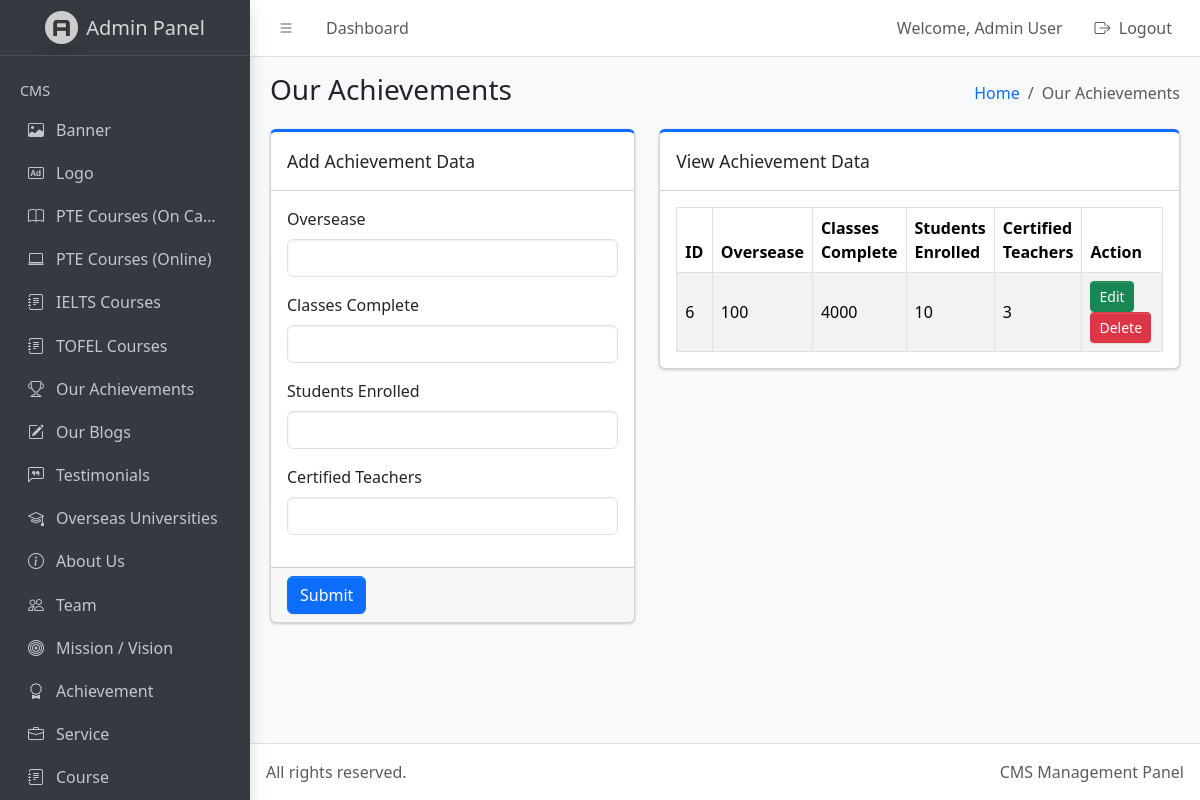
The app's page /admin/dist/our-achievements.php (signed in) with its own data.
### tables this page shows
CREATE TABLE `our_achivements` (
  `id` int(11) NOT NULL,
  `oversease` varchar(100) NOT NULL,
  `classes_complete` varchar(100) NOT NULL,
  `students_enrolled` varchar(100) NOT NULL,
  `certified_teachers` varchar(100) NOT NULL,
  `created_at` timestamp NOT NULL DEFAULT current_timestamp()
);

### admin/dist/our-achievements.php (the view, shortened to what this page needs)
<?php
require_once '../../db.php';
$edit_mode = false;
$edit_data = [
    'id' => '',
    'oversease' => '',
    'classes_complete' => '',
    'students_enrolled' => '',
    'certified_teachers' => ''
];
?>
<!doctype html>
<html lang="en">
  <head>
    <link
      rel="stylesheet"
      href="https://cdn.jsdelivr.net/npm/@fontsource/source-sans-3@5.0.12/index.css"
      media="print"
      onload="this.media='all'"
    />
    <link
      rel="stylesheet"
      href="https://cdn.jsdelivr.net/npm/overlayscrollbars@2.11.0/styles/overlayscrollbars.min.css"
    />
    <link
      rel="stylesheet"
      href="https://cdn.jsdelivr.net/npm/bootstrap-icons@1.13.1/font/bootstrap-icons.min.css"
    />
    <link rel="stylesheet" href="./css/adminlte.css" />
  </head>
  <body class="layout-fixed sidebar-expand-lg bg-body-tertiary">
    <div class="app-wrapper">
      <nav class="app-header navbar navbar-expand bg-body">
        <div class="container-fluid">
          <ul class="navbar-nav">
            <li class="nav-item">
              <a class="nav-link" data-lte-toggle="sidebar" href="#" role="button">
                <i class="bi bi-list"></i>
              </a>
            </li>
            <li class="nav-item d-none d-md-block">
              <a href="index.php" class="nav-link">Dashboard</a>
            </li>
          </ul>
          <ul class="navbar-nav ms-auto">
            <li class="nav-item d-none d-md-block">
              <span class="nav-link">
                Welcome,
                <?php echo isset($_SESSION['name']) ? htmlspecialchars($_SESSION['name']) : 'Admin'; ?>
              </span>
            </li>
            <li class="nav-item">
              <a href="logout.php" class="nav-link">
                <i class="bi bi-box-arrow-right me-1"></i> Logout
              </a>
            </li>
          </ul>
        </div>
      </nav>
      <aside class="app-sidebar bg-body-secondary shadow" data-bs-theme="dark">
        <div class="sidebar-brand">
          <a href="index.php" class="brand-link">
            <img
              src="./assets/img/AdminLTELogo.png"
              alt="Admin Logo"
              class="brand-image opacity-75 shadow"
            />
            <span class="brand-text fw-light">Admin Panel</span>
          </a>
        </div>
        <div class="sidebar-wrapper">
          <nav class="mt-2">
  <ul
    class="nav sidebar-menu flex-column"
    data-lte-toggle="treeview"
    role="navigation"
    aria-label="Main navigation"
    data-accordion="false"
    id="navigation"
  >
    <li class="nav-header">CMS</li>
    <li class="nav-item">
      <a href="index.php" class="nav-link">
        <i class="nav-icon bi bi-image"></i>
        <p>Banner</p>
      </a>
    </li>
    <li class="nav-item">
      <a href="logo.php" class="nav-link">
        <i class="nav-icon bi bi-badge-ad"></i>
        <p>Logo</p>
      </a>
    </li>
    <li class="nav-item">
      <a href="pte-courses-campus.php" class="nav-link">
        <i class="nav-icon bi bi-book"></i>
        <p>PTE Courses (On Campus)</p>
      </a>
    </li>
    <li class="nav-item">
      <a href="pte-courses-online.php" class="nav-link">
        <i class="nav-icon bi bi-laptop"></i>
        <p>PTE Courses (Online)</p>
      </a>
    </li>
    <li class="nav-item">
      <a href="ielts-courses.php" class="nav-link">
        <i class="nav-icon bi bi-journal-text"></i>
        <p>IELTS Courses</p>
      </a>
    </li>
    <li class="nav-item">
      <a href="tofel-courses.php" class="nav-link">
        <i class="nav-icon bi bi-journal-text"></i>
        <p>TOFEL Courses</p>
      </a>
    </li>
    <li class="nav-item">
      <a href="our-achievements.php" class="nav-link">
        <i class="nav-icon bi bi-trophy"></i>
        <p>Our Achievements</p>
      </a>
    </li>
    <li class="nav-item">
      <a href="blogs.php" class="nav-link">
        <i class="nav-icon bi bi-pencil-square"></i>
        <p>Our Blogs</p>
      </a>
    </li>
    <li class="nav-item">
      <a href="testimonials.php" class="nav-link">
        <i class="nav-icon bi bi-chat-left-quote"></i>
        <p>Testimonials</p>
      </a>
    </li>
    <li class="nav-item">
      <a href="overseas-universities.php" class="nav-link">
        <i class="nav-icon bi bi-mortarboard"></i>
        <p>Overseas Universities</p>
      </a>
    </li>
    <li class="nav-item">
      <a href="about-us.php" class="nav-link">
        <i class="nav-icon bi bi-info-circle"></i>
        <p>About Us</p>
      </a>
    </li>
    <li class="nav-item">
      <a href="team.php" class="nav-link">
        <i class="nav-icon bi bi-people"></i>
        <p>Team</p>
      </a>
    </li>
    <li class="nav-item">
      <a href="mission-vision.php" class="nav-link">
        <i class="nav-icon bi bi-bullseye"></i>
        <p>Mission / Vision</p>
      </a>
    </li>
    <li class="nav-item">
      <a href="achievement.php" class="nav-link">
        <i class="nav-icon bi bi-award"></i>
        <p>Achievement</p>
      </a>
    </li>
    <li class="nav-item">
      <a href="services.php" class="nav-link">
        <i class="nav-icon bi bi-briefcase"></i>
        <p>
          Service
        </p>
      </a>
    </li>
    <li class="nav-item">
      <a href="courses.php" class="nav-link">
        <i class="nav-icon bi bi-journal-text"></i>
        <p>
          Course
        </p>
      </a>
    </li>
  </ul>
</nav>
        </div>
      </aside>
      <main class="app-main">
        <div class="app-content-header">
          <div class="container-fluid">
            <div class="row">
              <div class="col-sm-6">
                <h3 class="mb-0">Our Achievements</h3>
              </div>
              <div class="col-sm-6">
                <ol class="breadcrumb float-sm-end">
                  <li class="breadcrumb-item"><a href="index.php">Home</a></li>
                  <li class="breadcrumb-item active" aria-current="page">Our Achievements</li>
                </ol>
              </div>
            </div>
          </div>
        </div>
        <div class="app-content">
          <div class="container-fluid">
            <div class="row">
              <div class="col-md-5">
                <div class="card card-primary card-outline mb-4">
                  <div class="card-header">
                    <div class="card-title">
                      <?php echo $edit_mode ? 'Edit Achievement Data' : 'Add Achievement Data'; ?>
                    </div>
                  </div>
                  <form action="" method="post">
                    <div class="card-body">
                      <div class="mb-3">
                        <label class="form-label">Oversease</label>
                        <input
                          type="text"
                          name="oversease"
                          class="form-control"
                          value="<?php echo htmlspecialchars($edit_data['oversease']); ?>"
                        >
                      </div>
                      <div class="mb-3">
                        <label class="form-label">Classes Complete</label>
                        <input
                          type="text"
                          name="classes_complete"
                          class="form-control"
                          value="<?php echo htmlspecialchars($edit_data['classes_complete']); ?>"
                        >
                      </div>
                      <div class="mb-3">
                        <label class="form-label">Students Enrolled</label>
                        <input
                          type="text"
                          name="students_enrolled"
                          class="form-control"
                          value="<?php echo htmlspecialchars($edit_data['students_enrolled']); ?>"
                        >
                      </div>
                      <div class="mb-3">
                        <label class="form-label">Certified Teachers</label>
                        <input
                          type="text"
                          name="certified_teachers"
                          class="form-control"
                          value="<?php echo htmlspecialchars($edit_data['certified_teachers']); ?>"
                        >
                      </div>
                    </div>
                    <div class="card-footer">
                      <button type="submit" name="submit_achievement" class="btn btn-primary">
                        <?php echo $edit_mode ? 'Update' : 'Submit'; ?>
                      </button>
                    </div>
                  </form>
                </div>
              </div>
              <div class="col-md-7">
                <div class="card card-primary card-outline mb-4">
                  <div class="card-header">
                    <div class="card-title">View Achievement Data</div>
                  </div>
                  <div class="card-body table-responsive">
                    <table class="table table-bordered table-striped align-middle">
                      <thead>
                        <tr>
                          <th style="width: 50px;">ID</th>
                          <th>Oversease</th>
                          <th>Classes Complete</th>
                          <th>Students Enrolled</th>
                          <th>Certified Teachers</th>
                          <th style="width: 150px;">Action</th>
                        </tr>
                      </thead>
                      <tbody>
                        <?php
                        $achievement_query = mysqli_query($conn, "SELECT * FROM our_achivements ORDER BY id DESC");
                        if ($achievement_query && mysqli_num_rows($achievement_query) > 0) {
                            while ($row = mysqli_fetch_assoc($achievement_query)) {
                        ?>
                          <tr>
                            <td><?php echo $row['id']; ?></td>
                            <td><?php echo htmlspecialchars($row['oversease']); ?></td>
                            <td><?php echo htmlspecialchars($row['classes_complete']); ?></td>
                            <td><?php echo htmlspecialchars($row['students_enrolled']); ?></td>
                            <td><?php echo htmlspecialchars($row['certified_teachers']); ?></td>
                            <td>
                              <a
                                href="our-achievements.php?edit_id=<?php echo $row['id']; ?>"
                                class="btn btn-success btn-sm"
                              >
                                Edit
                              </a>
                              <a
                                href="our-achievements.php?delete_id=<?php echo $row['id']; ?>"
                                class="btn btn-danger btn-sm"
                                onclick="return confirm('Are you sure you want to delete this data?')"
                              >
                                Delete
                              </a>
                            </td>
                          </tr>
                        <?php
                            }
                        } else {
                        ?>
                          <tr>
                            <td colspan="6" class="text-center">No data found.</td>
                          </tr>
                        <?php } ?>
                      </tbody>
                    </table>
                  </div>
                </div>
              </div>
            </div>
          </div>
        </div>
      </main>
      <footer class="app-footer">
        <div class="float-end d-none d-sm-inline">CMS Management Panel</div>
        All rights reserved.
      </footer>
    </div>
  </body>
</html>

### records on screen
our_achivements: id "6", oversease "100", classes_complete "4000", students_enrolled "10", certified_teachers "3"

### other values on screen
$_SESSION['name'] "Admin User"
